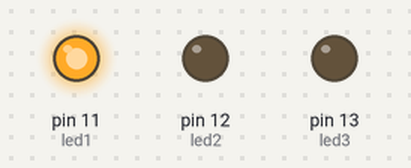
Bench run of a sketch on a simulated Arduino Uno, built with avr-gcc and run on an emulated ATmega328P. Parts: output pins drawn as LEDs (lit = HIGH).

Above: at 0.2 s.
At 0.7 s:
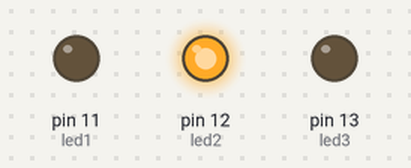
At 2.7 s:
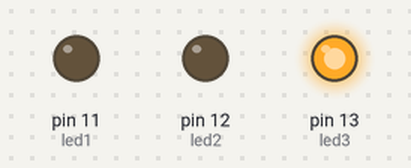
Timing chart, 0 to 3.5 s (numbered marks = the images above):
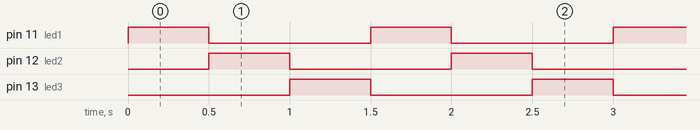

Measured:
- by itself, pin 11 (led1), pin 12 (led2), pin 13 (led3): alternates HIGH for 0.50 s and LOW for 1.0 s
- by itself, everything shown: repeats every 1.5 s, in 3 steps

The sketch:

First.ino
```cpp
// This is the first arduino program I've used TinkerCAD to simulate this you can directly use it using the ArduinoIDE
// This is a Simple Blinker Program akin to Hello World to IOT

// Alternate Blinking 3 LEDs

int led1 = 11;   // LED connected to pin 11
int led2 = 12;   // LED connected to pin 12
int led3 = 13;  // LED connected to pin 13

void setup() {
  // Set pins as output
  pinMode(led1, OUTPUT);
  pinMode(led2, OUTPUT);
  pinMode(led3, OUTPUT);
}

void loop() {
  // First LED on
  digitalWrite(led1, HIGH);
  digitalWrite(led2, LOW);
  digitalWrite(led3, LOW);
  delay(500);

  // Second LED on
  digitalWrite(led1, LOW);
  digitalWrite(led2, HIGH);
  digitalWrite(led3, LOW);
  delay(500);

  // Third LED on
  digitalWrite(led1, LOW);
  digitalWrite(led2, LOW);
  digitalWrite(led3, HIGH);
  delay(500);
}
```
